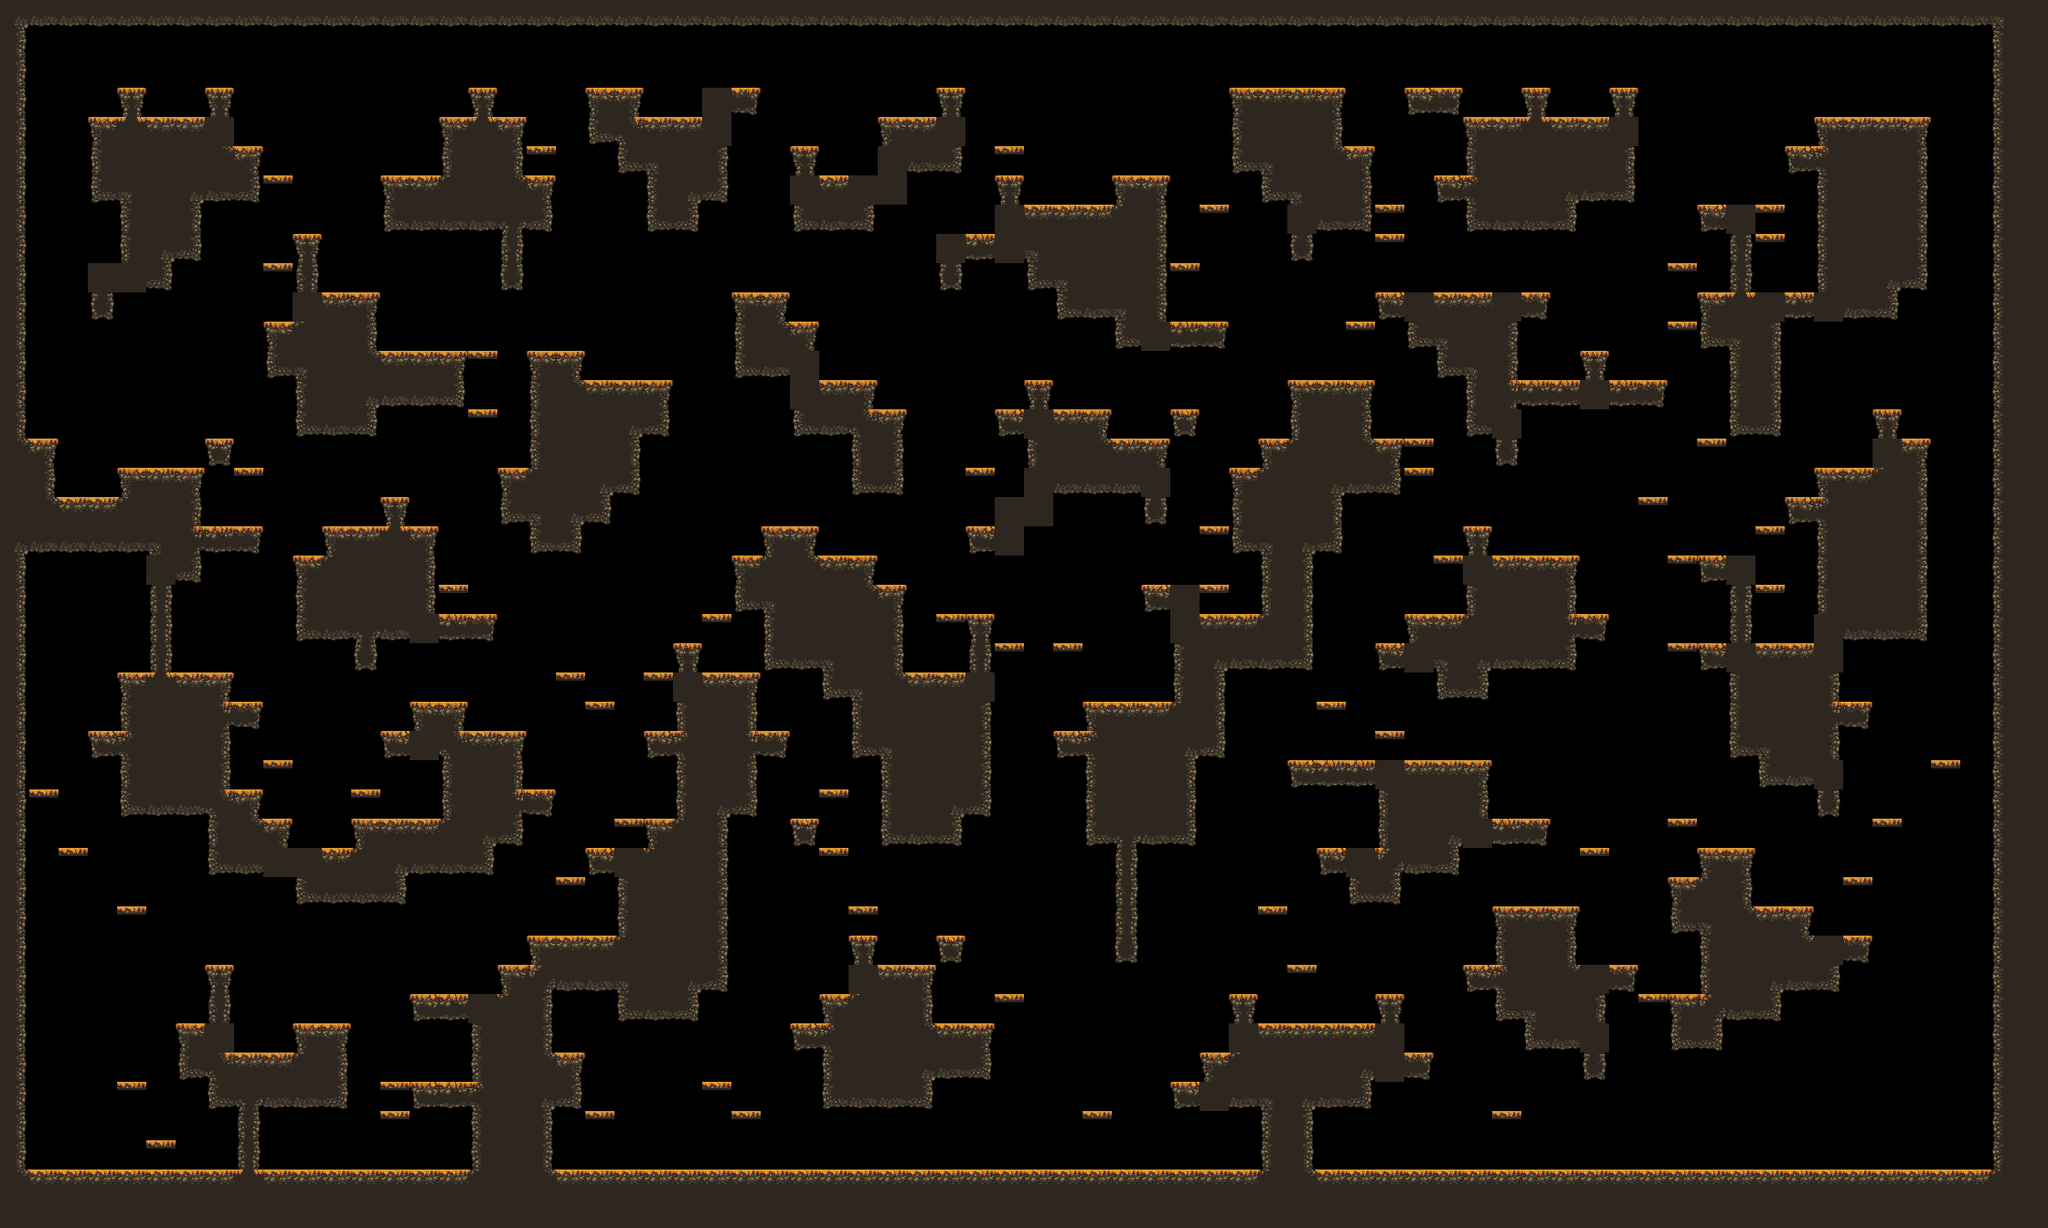

Tiled map render using the project's own tile images. Description and the map definition, with tile-layer contents summarised, below:
An orthogonal 70x42 tile map with 32x32 px tiles, 1 tile layer (main) and 17 objects (9x spawn, spawnPlayer0, spawnCrown0, spawnPlayer1, spawnCrown1, ...).

<map compressionlevel="0" height="42" infinite="0" nextlayerid="3" nextobjectid="4" orientation="orthogonal" renderorder="right-down" tiledversion="1.3.2" tileheight="32" tilewidth="32" version="1.2" width="70">
 <tileset firstgid="1" source="forest_fall_tile_set.tsx" />
 <layer height="42" id="1" name="main" width="70">
  <data>[2940 cells, 1245 non-empty, 27 distinct tile ids]</data>
 </layer>
 <objectgroup id="2" name="objects"><object id="1" name="spawnPlayer0" x="64" y="432.0" /><object id="2" name="spawnCrown0" x="192" y="80.0" /><object id="3" name="spawnPlayer1" x="2016" y="80.0" /><object id="4" name="spawnCrown1" x="2080" y="80.0" /><object id="5" name="spawnPlayer2" x="64" y="1232.0" /><object id="6" name="spawnCrown2" x="128" y="1232.0" /><object id="7" name="spawnPlayer3" x="2080" y="1232.0" /><object id="8" name="spawnCrown3" x="2144" y="1232.0" /><object id="9" name="spawn" x="2080" y="80.0" /><object id="10" name="spawn" x="192" y="464.0" /><object id="11" name="spawn" x="800" y="1232.0" /><object id="12" name="spawn" x="672" y="1232.0" /><object id="13" name="spawn" x="1408" y="1072.0" /><object id="14" name="spawn" x="1888" y="176.0" /><object id="15" name="spawn" x="480" y="1040.0" /><object id="16" name="spawn" x="1728" y="336.0" /><object id="17" name="spawn" x="2016" y="976.0" /></objectgroup></map>
